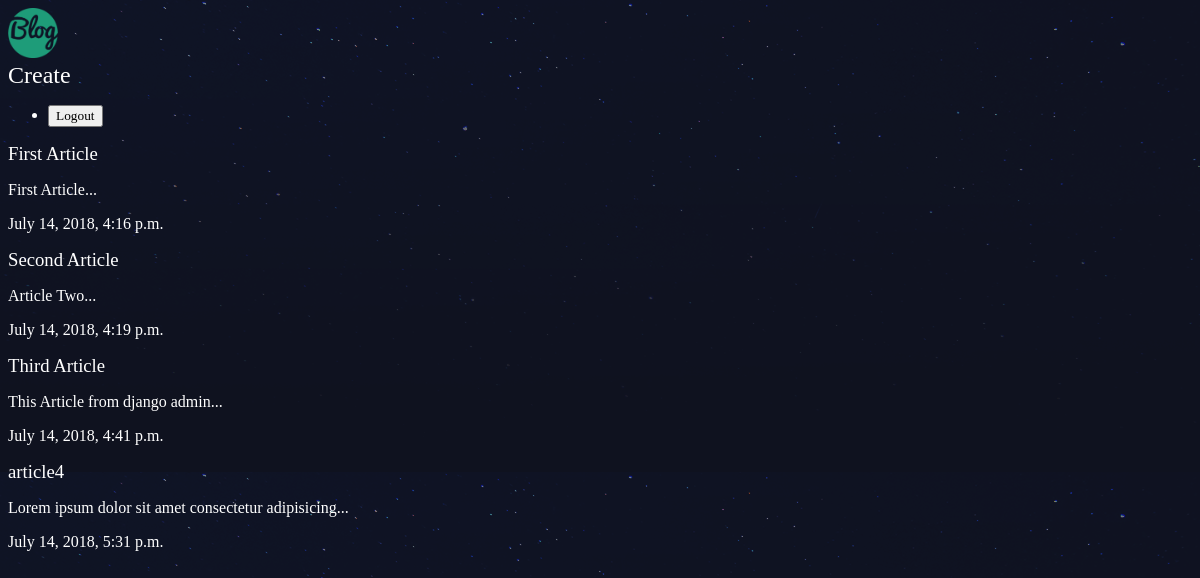
/articles/, run on an earlier commit of the app's database.
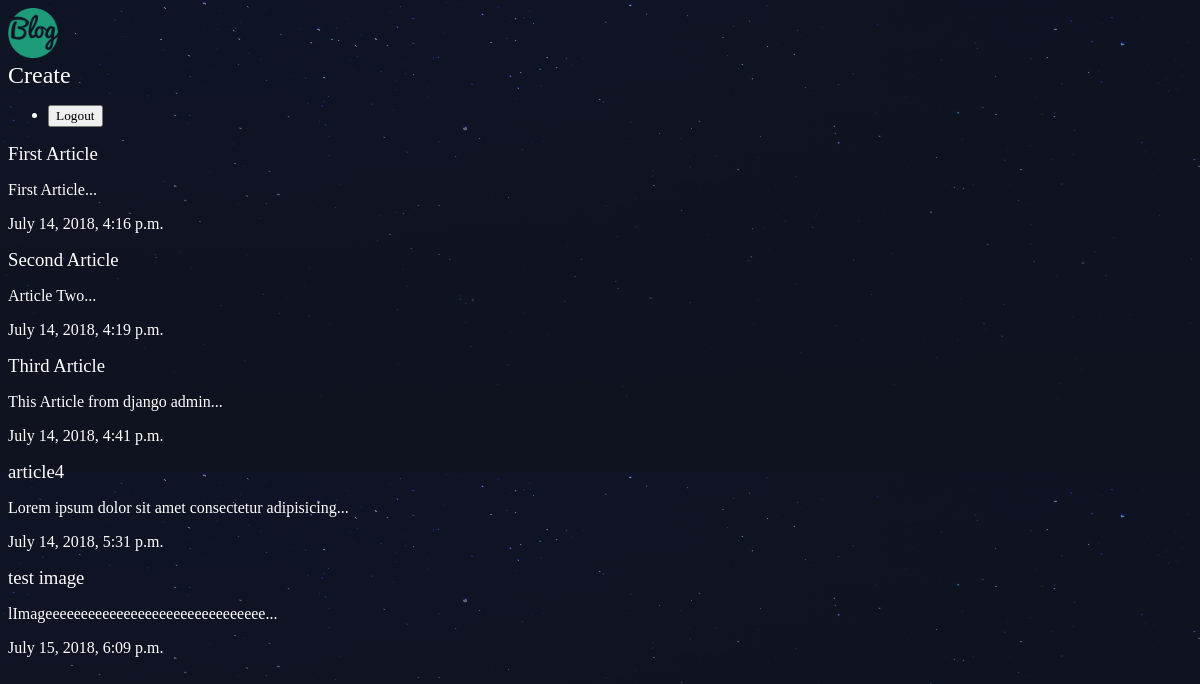
And on a later commit of the database.
### articles/models.py (models this page shows, shortened)
class Article(models.Model):
    title = models.CharField(max_length=100)
    slug  = models.SlugField()
    body  = models.TextField()
    date  = models.DateTimeField(auto_now_add=True)
    thumb = models.ImageField(default='default.png', blank=True)
    def snippet(self):
        return self.body[:50] + '...'

### articles/views.py (the view)
# urls.py: path('/', views.articles_list, name='list'),
def articles_list(request):
    articles = Article.objects.all().order_by('date')
    return render(request, 'articles/articles_list.html', { 'articles': articles })

### articles/templates/articles/articles_list.html
{% extends 'base_layout.html' %}
{% block content %}
    <div class="articles">
        {% for article in articles %}
        <div class="article">
            <h3><a href="{% url 'detail' slug=article.slug %}">{{ article.title }}</a></h3>
            <p>{{ article.snippet }}</p>
            <p>{{ article.date }}</p>
        </div>
        {% endfor %}
    </div>
{% endblock %}

### templates/base_layout.html (shortened to what this page needs)
{% load static from staticfiles %}
<!DOCTYPE html>
<html lang="en">
<head>
    <link rel="stylesheet" href="{% static 'styles.css' %}">
</head>
<body>
    <div class="wrapper">
        <a href="{% url 'list' %}">
            <img src="{% static 'logo.png' %}" alt="logo" width="50" height="50">
        </a>
        <h2><a href="{% url 'create' %}">Create</a> </h2>
        <nav>
            <ul>
                <li>
                    <form action="{% url 'logout' %}" method="POST" class="logout-link">
                        <button type="submit">Logout</button>
                    </form>
                </li>
            </ul>
        </nav>
        {% block content %}
        {% endblock %}
    </div>
</body>
</html>

### assets/styles.css (style rules this page uses)
body { background-color: #0f121f; background-image: url(stars.png); background-repeat-y: no-repeat; color: #fff; }
body * { font-family: Ubuntu; }
h1, h2, h3, h4, h5 { font-weight: normal; margin: 0; }
a, a:hover, a:visited { color: #fff; text-decoration: none; }

What changed in the data, as far as the page shows it:
added Article: title "test image", snippet "lImageeeeeeeeeeeeeeeeeeeeeeeeeeeeeee...", date "July 15, 2018, 6:09 p.m."
